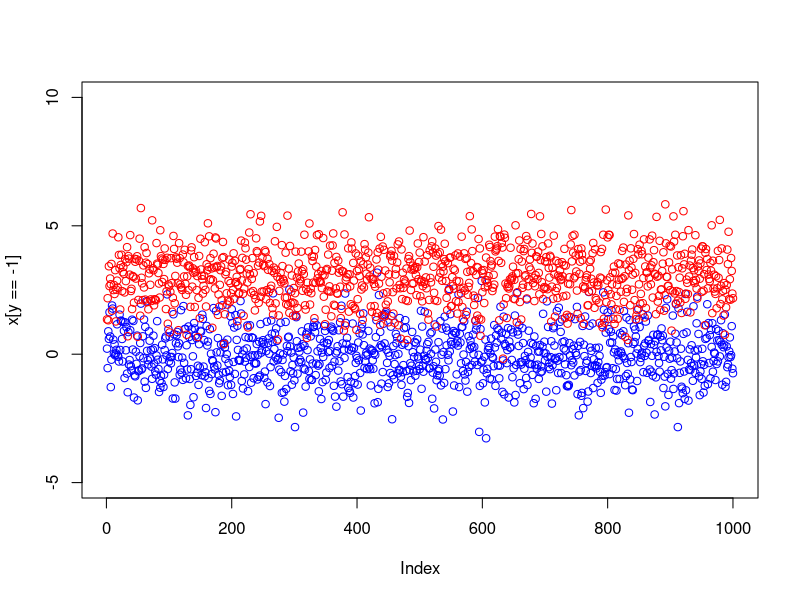

This chart was generated by the following R code:
#generate  2 classes p=2 so classes are
#just barely separable
set.seed(4)
n=1000
x = matrix(rnorm(n*2), ncol=2)
y = c(rep(-1,n/2),rep(1,n/2))
x[y==1,] = x[y==1,] +  3  
dat = data.frame(y,x)
plot(x[y==-1],col='blue',ylim=c(-5,10))
points(x[y==1],col='red')
library(e1071)
tune.out = tune(svm,as.factor(y)~.,data=dat,kernel="linear",ranges=list(cost=c(0.001,0.01,0.1,1,5,10,100)))
sm = summary(tune.out) # seems like 0.1 is best
smbest = tune.out$best.model

res = data.frame(cost = tune.out$performances$cost, misclass = tune.out$performances$error * 100)   
#try training test

#svm.fit1 = svm(as.factor(y)~.,data=dat,kernel="linear",cost=0.01,scale=FALSE)
#plot(svm.fit1,dat)
costs=c(0.001,0.01,0.1,1,5,10,100)
#create some test data
xt = matrix(rnorm(n*2),ncol=2)
yt = c(rep(-1,n/2),rep(1,n/2))
xt[y==1,] = x[y==1,] + 3
dat_test = data.frame(yt,xt)
errs = rep(NA,length(costs))
errs_test = rep(NA,length(costs))
i=1
for(c in costs)
{
    svm.fit = svm(as.factor(y)~.,data=dat,kernel="linear",cost=c,scale=FALSE)
    pred = predict(svm.fit,dat)
    pred_test = predict(svm.fit,dat_test)
   # print(pred)
    #tabr = table(y,pred)
    errs[i] = sum(pred != dat$y)
    errs_test[i] = sum(pred_test != dat_test$yt)
    i= i + 1
}
